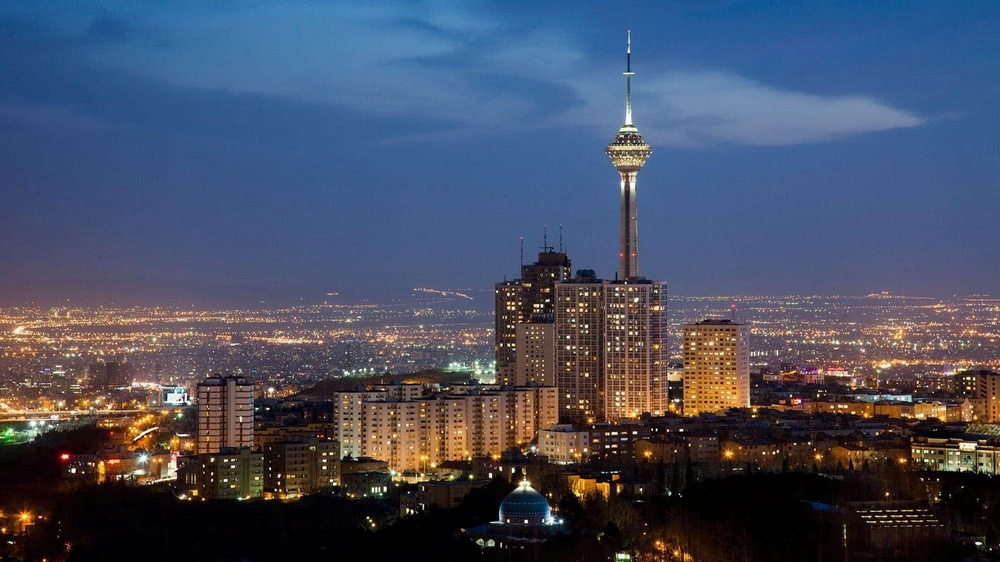
#> input picture 1_Image/06-contrast-histogram/miladtower1.jpg, 1000 x 562 px, shrunk from 1920 x 1080 before the run, given in place of bird.jpg, which was not available
$ jupyter execute image_in_openCV.ipynb   (text cells are left out)
#> lines starting #> are read from the running program, lines starting #| are printed output that depends on the picture; pictures that were not available may be replaced by others from this repository, and a replacement may not be noted
[cell 1]
import cv2
import matplotlib.pyplot as plt

[cell 2]
img_path_bird = "bird.jpg"
img_bird = cv2.imread(img_path_bird)
#> img_bird is the input picture: shape (562, 1000, 3); mean B, G, R 98.7, 78.1, 70.4

[cell 3]
print("img_bird shape :",img_bird.shape)
#| img_bird shape : (562, 1000, 3)
print("img_bird max pixel :",img_bird.max())
#| img_bird max pixel : 255
print("img_bird min pixel :",img_bird.min())
#| img_bird min pixel : 0
print("img_bird type :",type(img_bird))
#| img_bird type : <class 'numpy.ndarray'>

[cell 4]
plt.imshow(img_bird)
plt.show()

[cell 5]
img_bird_rgb = cv2.cvtColor(img_bird,cv2.COLOR_BGR2RGB)

[cell 6]
plt.imshow(img_bird_rgb)
plt.show()

[cell 7]
img_color_path = "rgb.png"
img_color = cv2.imread(img_color_path)
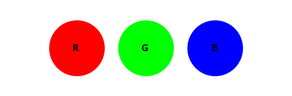
#> input picture 1_Image/02-opencv-image-basics/rgb.png, 292 x 96 px, shrunk from 560 x 184 before the run
#> img_color is the input picture: shape (96, 292, 3); mean B, G, R 210.4, 210.5, 210.5

[cell 8]
plt.imshow(img_color)
plt.show()

[cell 9]
img_color_rgb = cv2.cvtColor(img_color , cv2.COLOR_BGR2RGB)
plt.imshow(img_color_rgb)
plt.show()

[cell 10]
img_bird_bgr_gray = cv2.cvtColor(img_bird , cv2.COLOR_BGR2GRAY)
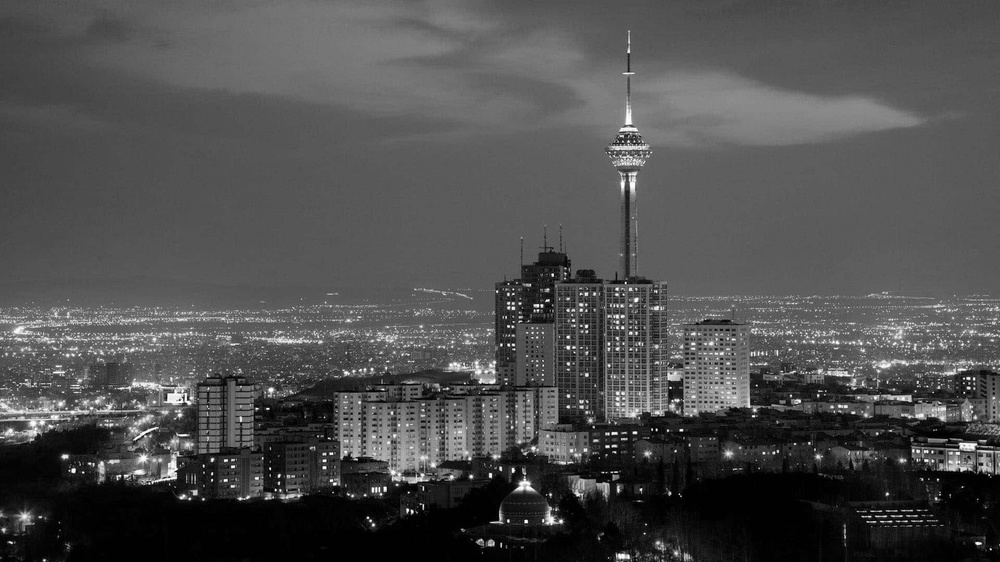
#> img_bird_bgr_gray: shape (562, 1000); min 0, max 255, mean 78.2
img_bird_rgb_gray = cv2.cvtColor(img_bird_rgb , cv2.COLOR_RGB2GRAY)


plt.figure(figsize=(10,5))

plt.subplot(1,2,1)
plt.imshow(img_bird_bgr_gray , cmap='gray')
plt.title("BGR→ Gray")
plt.axis("off")

plt.subplot(1,2,2)
plt.imshow(img_bird_rgb_gray, cmap='gray')
plt.title("RGB → Gray")
plt.axis('off')

plt.tight_layout()
plt.show()
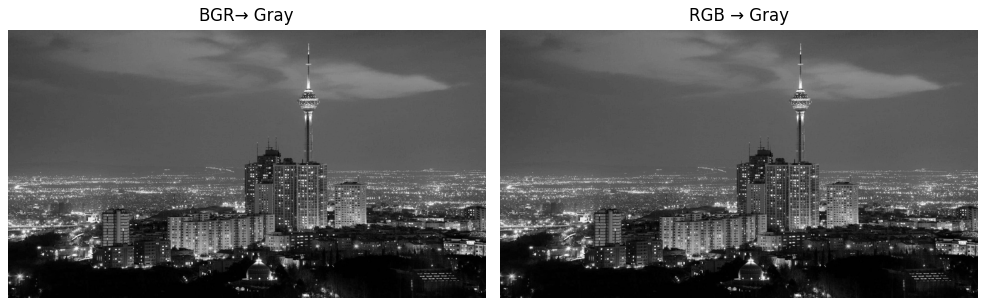
#> figure drawn by matplotlib, 2 panels

[cell 11]
print("img_bird_rgb_gray shape :",img_bird_rgb_gray.shape)
#| img_bird_rgb_gray shape : (562, 1000)
print("img_bird_rgb_gray max pixel :",img_bird_rgb_gray.max())
#| img_bird_rgb_gray max pixel : 255
print("img_bird_rgb_gray min pixel :",img_bird_rgb_gray.min())
#| img_bird_rgb_gray min pixel : 0
print("img_bird_rgb_gray type :",type(img_bird_rgb_gray))
#| img_bird_rgb_gray type : <class 'numpy.ndarray'>

[cell 12]
plt.imshow(img_bird_rgb)
plt.show()

[cell 13]
nose_bird_image = img_bird_rgb[150:220,170:250,:]
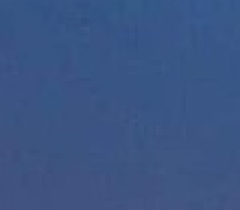
#> nose_bird_image: shape (70, 80, 3) (shown 3 times larger); mean R, G, B 58.9, 85.1, 132.1
plt.imshow(nose_bird_image)
plt.show()

[cell 14]
img_bird_rgb[150:220,170:250,:] = 0
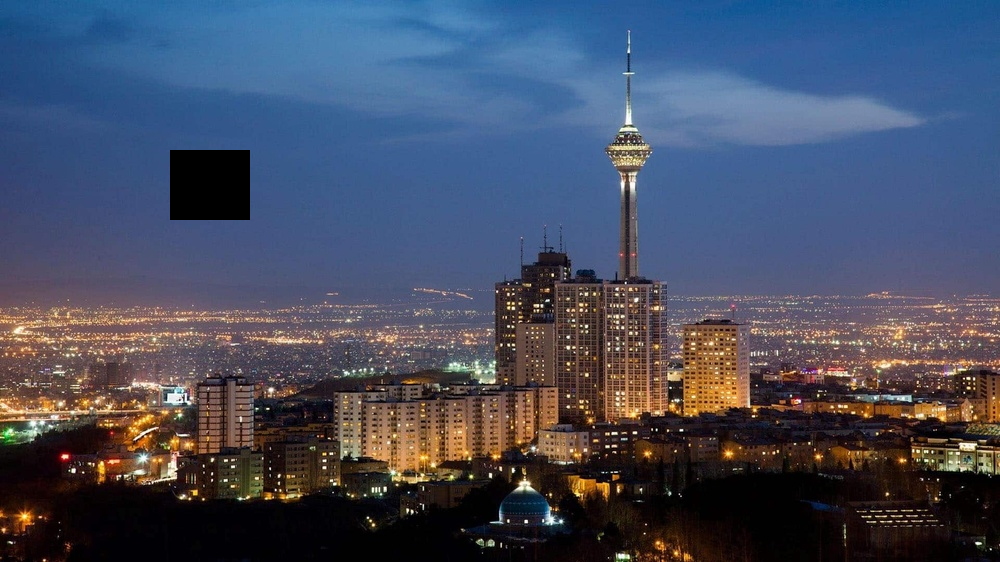
#> img_bird_rgb: shape (562, 1000, 3); mean R, G, B 69.8, 77.3, 97.4
plt.imshow(img_bird_rgb)
plt.show()
